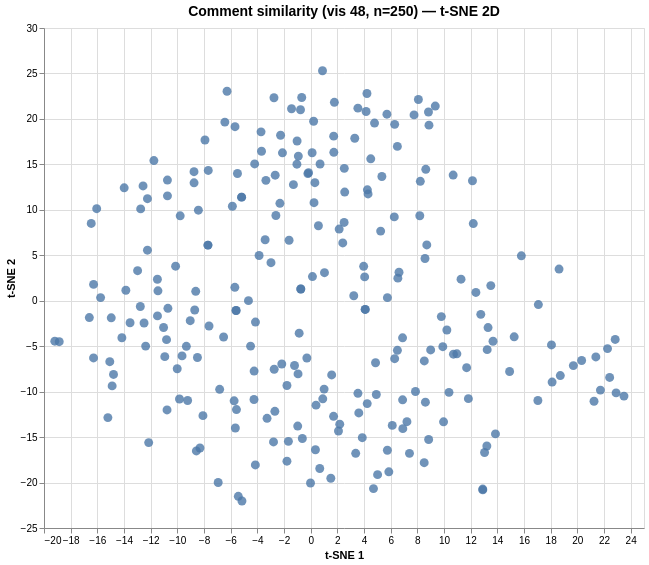

This figure's Vega-Lite source:
### Vega specification from a JSON file in a GitHub repository (floating-point values rounded to 4 significant figures; data arrays with more than 128 entries replaced by an {"elided": "..."} marker saying what was removed)
{"$schema": "https://vega.github.io/schema/vega/v6.json", "data": [{"name": "param_1e9efca18e7a2868_store"}, {"name": "source_0", "values": {"elided": "250 records"}}, {"name": "source_0_x_domain_dim_1", "values": [{"min": -19.19, "max": 23.5}]}, {"name": "source_0_y_domain_dim_2", "values": [{"min": -22.03, "max": 25.3}]}], "signals": [{"name": "unit", "value": {}, "on": [{"events": "pointermove", "update": "isTuple(group()) ? group() : unit"}]}, {"name": "param_1e9efca18e7a2868", "update": "vlSelectionResolve(\"param_1e9efca18e7a2868_store\", \"union\")"}, {"name": "param_1e9efca18e7a2868_dim_1", "on": [{"events": [{"source": "view", "type": "dblclick"}], "update": "null"}, {"events": {"signal": "param_1e9efca18e7a2868_translate_delta"}, "update": "panLinear(param_1e9efca18e7a2868_translate_anchor.extent_x, -param_1e9efca18e7a2868_translate_delta.x / width)"}, {"events": {"signal": "param_1e9efca18e7a2868_zoom_delta"}, "update": "zoomLinear(domain(\"x\"), param_1e9efca18e7a2868_zoom_anchor.x, param_1e9efca18e7a2868_zoom_delta)"}]}, {"name": "param_1e9efca18e7a2868_dim_2", "on": [{"events": [{"source": "view", "type": "dblclick"}], "update": "null"}, {"events": {"signal": "param_1e9efca18e7a2868_translate_delta"}, "update": "panLinear(param_1e9efca18e7a2868_translate_anchor.extent_y, param_1e9efca18e7a2868_translate_delta.y / height)"}, {"events": {"signal": "param_1e9efca18e7a2868_zoom_delta"}, "update": "zoomLinear(domain(\"y\"), param_1e9efca18e7a2868_zoom_anchor.y, param_1e9efca18e7a2868_zoom_delta)"}]}, {"name": "param_1e9efca18e7a2868_tuple", "on": [{"events": [{"signal": "param_1e9efca18e7a2868_dim_1 || param_1e9efca18e7a2868_dim_2"}], "update": "param_1e9efca18e7a2868_dim_1 && param_1e9efca18e7a2868_dim_2 ? {unit: \"\", fields: param_1e9efca18e7a2868_tuple_fields, values: [param_1e9efca18e7a2868_dim_1,param_1e9efca18e7a2868_dim_2]} : null"}]}, {"name": "param_1e9efca18e7a2868_tuple_fields", "value": [{"field": "dim_1", "channel": "x", "type": "R"}, {"field": "dim_2", "channel": "y", "type": "R"}]}, {"name": "param_1e9efca18e7a2868_translate_anchor", "value": {}, "on": [{"events": [{"source": "scope", "type": "pointerdown"}], "update": "{x: x(unit), y: y(unit), extent_x: domain(\"x\"), extent_y: domain(\"y\")}"}]}, {"name": "param_1e9efca18e7a2868_translate_delta", "value": {}, "on": [{"events": [{"source": "window", "between": [{"source": "scope", "type": "pointerdown"}, {"source": "window", "type": "pointerup"}], "type": "pointermove", "consume": true}], "update": "{x: param_1e9efca18e7a2868_translate_anchor.x - x(unit), y: param_1e9efca18e7a2868_translate_anchor.y - y(unit)}"}]}, {"name": "param_1e9efca18e7a2868_zoom_anchor", "on": [{"events": [{"source": "scope", "type": "wheel", "consume": true}], "update": "{x: invert(\"x\", x(unit)), y: invert(\"y\", y(unit))}"}]}, {"name": "param_1e9efca18e7a2868_zoom_delta", "on": [{"events": [{"source": "scope", "type": "wheel", "consume": true}], "update": "pow(1.001, event.deltaY * pow(16, event.deltaMode))", "force": true}]}, {"name": "param_1e9efca18e7a2868_modify", "on": [{"events": {"signal": "param_1e9efca18e7a2868_tuple"}, "update": "modify(\"param_1e9efca18e7a2868_store\", param_1e9efca18e7a2868_tuple, true)"}]}], "marks": [{"type": "symbol", "name": "marks", "from": {"data": "source_0"}, "encode": {"update": {"tooltip": {"signal": "{\"Comment #\": format(datum[\"index\"], \"\"), \"Comment\": isValid(datum[\"comment\"]) ? datum[\"comment\"] : \"\"+datum[\"comment\"]}"}, "shape": {"value": "circle"}, "opacity": {"value": 0.8}, "x": {"field": "dim_1", "scale": "x"}, "y": {"field": "dim_2", "scale": "y"}, "fill": {"value": "#4c78a8"}, "size": {"value": 80}}}, "interactive": true, "style": ["circle"], "clip": true}], "scales": [{"name": "x", "type": "linear", "domain": [{"signal": "(data(\"source_0_x_domain_dim_1\")[0] || {}).min"}, {"signal": "(data(\"source_0_x_domain_dim_1\")[0] || {}).max"}], "range": [0, {"signal": "width"}], "nice": true, "zero": true, "domainRaw": {"signal": "param_1e9efca18e7a2868[\"dim_1\"]"}}, {"name": "y", "type": "linear", "domain": [{"signal": "(data(\"source_0_y_domain_dim_2\")[0] || {}).min"}, {"signal": "(data(\"source_0_y_domain_dim_2\")[0] || {}).max"}], "range": [{"signal": "height"}, 0], "domainRaw": {"signal": "param_1e9efca18e7a2868[\"dim_2\"]"}, "nice": true, "zero": true}], "axes": [{"scale": "x", "aria": false, "gridScale": "y", "zindex": 0, "maxExtent": 0, "minExtent": 0, "ticks": false, "domain": false, "orient": "bottom", "tickCount": {"signal": "ceil(width/40)"}, "labels": false, "grid": true}, {"scale": "y", "tickCount": {"signal": "ceil(height/40)"}, "ticks": false, "gridScale": "x", "zindex": 0, "labels": false, "aria": false, "maxExtent": 0, "orient": "left", "minExtent": 0, "domain": false, "grid": true}, {"scale": "x", "labelOverlap": true, "grid": false, "title": "t-SNE 1", "tickCount": {"signal": "ceil(width/40)"}, "zindex": 0, "labelFlush": true, "orient": "bottom"}, {"scale": "y", "zindex": 0, "tickCount": {"signal": "ceil(height/40)"}, "orient": "left", "title": "t-SNE 2", "grid": false, "labelOverlap": true}], "title": {"text": "Comment similarity (vis 48, n=250) — t-SNE 2D", "fontSize": 14, "frame": "group"}, "padding": 5, "style": "cell", "height": 500, "background": "white", "width": 600}
